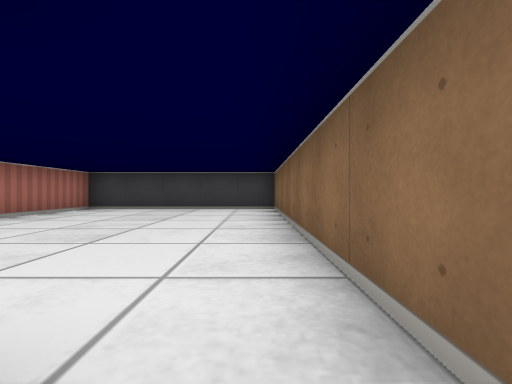
view 1 (above)

12 first-person views from a walk through a cub3D level. The camera is about half as high as the walls, looks level and sees 85° across. The floor is counted in squares. Each view is taken from the middle of a square. On the plan, view 1 faces up. The plan holds only what a view shows up to about 9 squares ahead; the rest is blank.

view 2
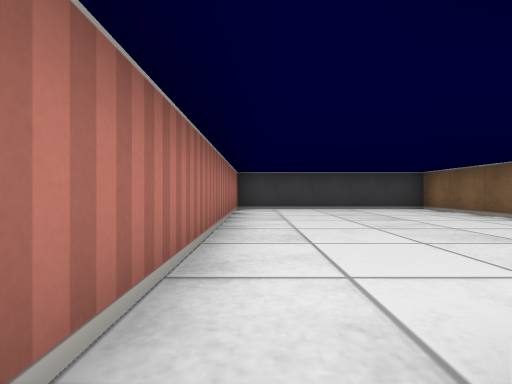

view 3
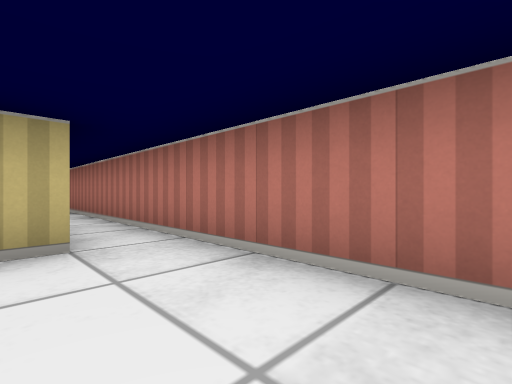

view 4
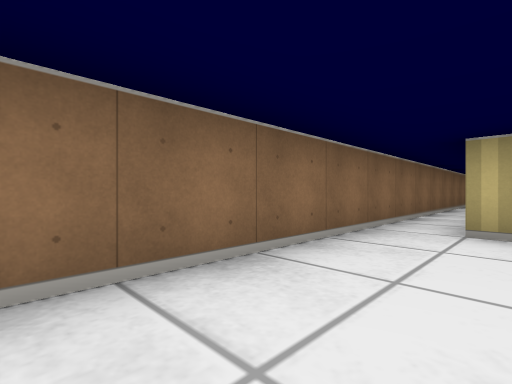

view 5
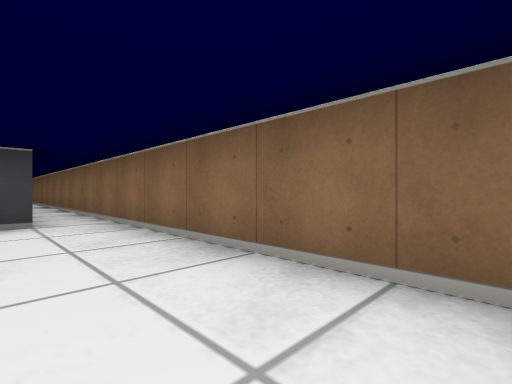

view 6
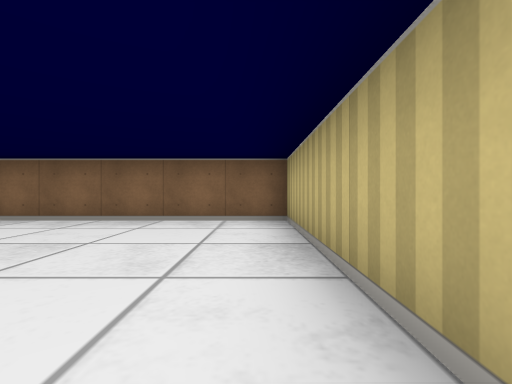

view 7
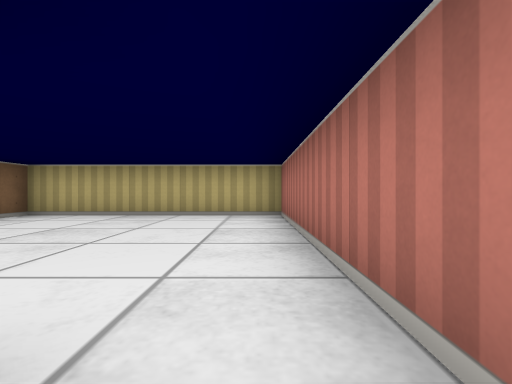

view 8
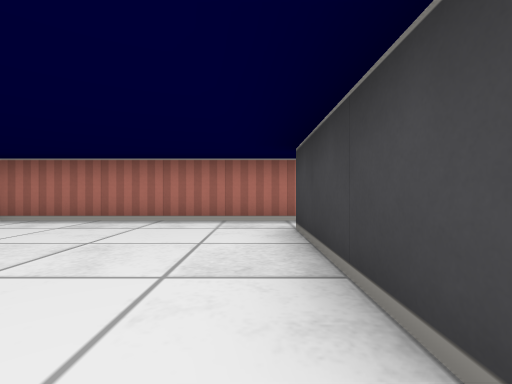

view 9
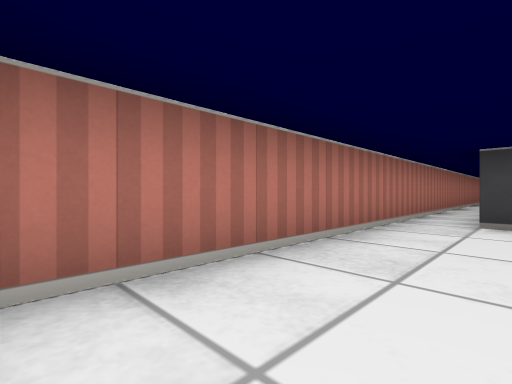

view 10
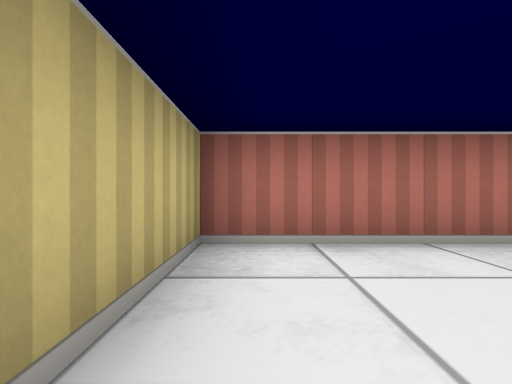

view 11
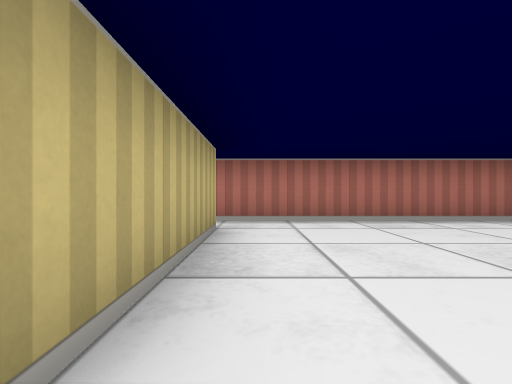

view 12
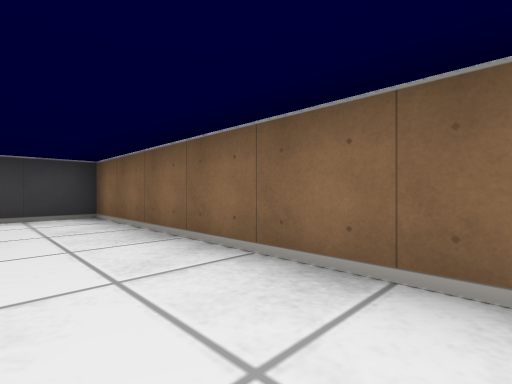

### Floor plan
Ten units are one square. View 1 is at (0, 0); x grows to the right and y downward. Boxes are objects, and circles mark ways between rooms. Rooms are numbered by the first view taken in them; rooms with no view inside come last. Other rooms are left out.
<svg viewBox="-50 -80 60 180">
<path fill="none" stroke="#000" d="M-5 45 -35 45M-45 -5 -45 95 5 95 5 -5M-35 -5 -5 -5M5 -5 5 -75 -45 -75 -45 -5"/>
<circle cx="-40" cy="0" r="3" fill="#2a7"/>
<circle cx="0" cy="0" r="3" fill="#2a7"/>
<text x="-20" y="60">1</text>
<text x="-20" y="-40">2</text>
</svg>
Room 1 opens to room 2.

Where each view was taken, in squares from view 1:
view 1: 0 up, 0 right, facing up
view 2: 0 up, 4 left, facing up
view 3: 3 up, 3 left, facing down-left
view 4: 4 up, 1 left, facing down-right
view 5: 9 down, 1 left, facing up-right
view 6: 9 down, 4 left, facing right
view 7: 4 down, 4 left, facing down
view 8: 5 down, 0 right, facing left
view 9: 9 down, 3 left, facing up-left
view 10: 9 down, 2 left, facing left
view 11: 1 up, 0 right, facing left
view 12: 2 up, 1 left, facing up-right
